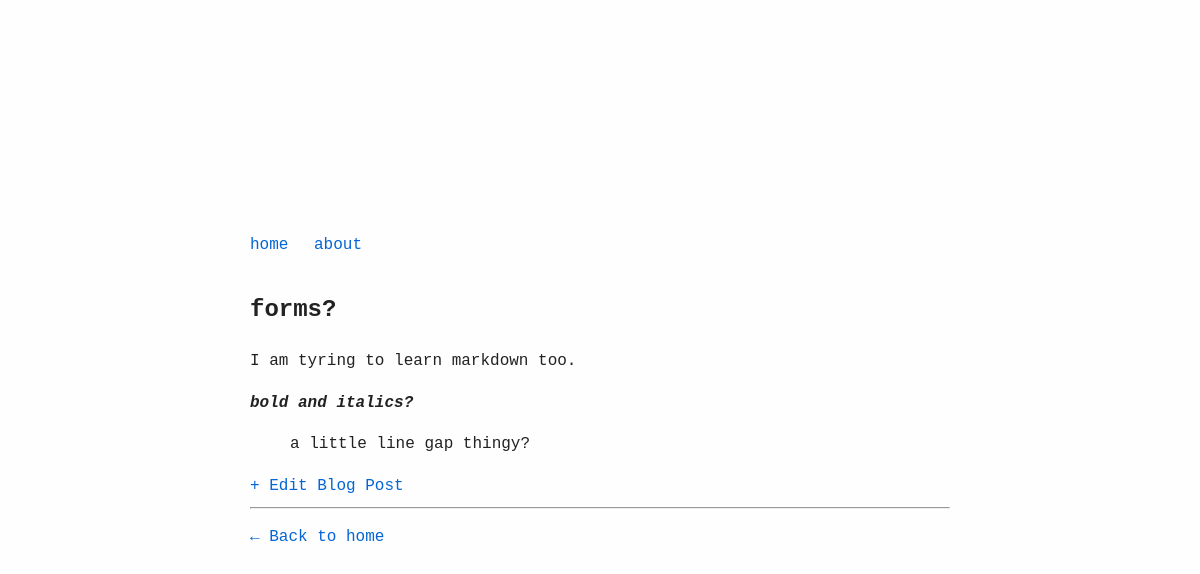
Before: /ch5/ with the older database file.
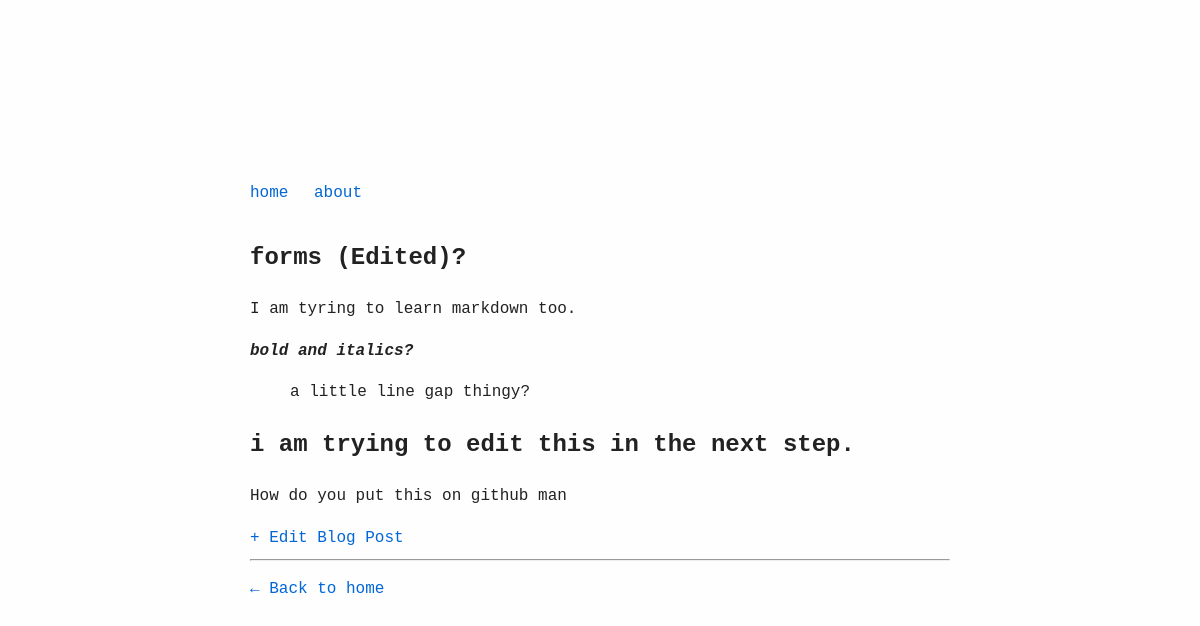
After: the same page with the newer database file.
### portfolio/models.py (models this page shows, shortened)
class Post(models.Model):
    title = models.CharField(max_length=200)
    slug = models.SlugField(unique=True)
    content = models.TextField()
    created_at = models.DateTimeField(auto_now_add=True)
    updated_at = models.DateTimeField(auto_now=True)

### portfolio/views.py (the view)
# urls.py: path('<slug:slug>/', views.post_detail, name='post_detail'),
def post_detail(request, slug):
    post = get_object_or_404(Post, slug=slug)
    return render(request, 'post.html', {'post': post})

### portfolio/templatetags/markdown_extras.py (called while the page is built)
@register.filter()
@stringfilter
def markdown(value):
    return md.markdown(value, extensions=['markdown.extensions.fenced_code'])

### templates/post.html (shortened to what this page needs)
{% extends "base.html" %}
{% load markdown_extras %}
{% block content %}
<article>
  <h1>{{ post.title }}</h1>
  <div class="post-content">
    {{ post.content| markdown | safe }}
  </div>
</article>
<a href="{% url 'post_edit' post.slug %}">+ Edit Blog Post</a>
<hr>
<p><a href="/">← Back to home</a></p>
{% endblock %}

### templates/base.html (shortened to what this page needs)
<!DOCTYPE html>
<html lang="en">
<head>
</head>
<body>
  <div class="container">
    <nav>
      <a href="/">home</a>
      <a href="/about">about</a>
    </nav>
    {% block content %}{% endblock %}
  </div>
</body>
</html>

### templates/base.html (style rules this page uses)
body { margin: 0; padding: 0; font-family: 'JetBrains Mono', 'Monaco', 'Menlo', 'Courier New', monospace; background-color: #fefefe; color: #222; display: flex; align-items: center; justify-content: center; min-height: 100vh; line-height: 1.6; }
.container { max-width: 700px; width: 100%; padding: 2rem; }
a { color: #0366d6; text-decoration: none; }
nav { margin-bottom: 2rem; }
nav a { margin-right: 1rem; }

Changed rows visible on the page:
changed Post: title "forms?" → "forms (Edited)?"; content "I am tyring to learn markdown too. bold and italics? a little line gap thingy?" → "I am tyring to learn markdown too. bold and italics? a little line gap thingy? i am trying to edit this in the next step. How do you put this on github man"
